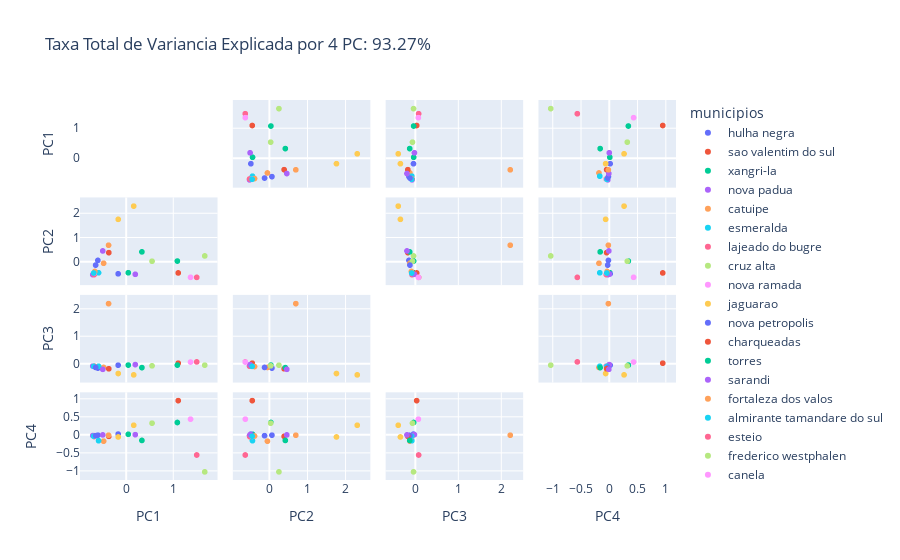

Notebook code cell kept with this figure:
### Code cell
total_var = pca.explained_variance_ratio_.sum() * 100

fig = px.scatter_matrix(
    df_pca,
    title=f'Taxa Total de Variancia Explicada por 4 PC: {total_var:.2f}%',
    dimensions=df_pca.columns,
    color=df_pca.index,
)
fig.update_traces(diagonal_visible=False)
fig.show()

""" Foi utilizado a biblioteca Plotly para a visualização dos dados. Documentação do gráfico PCA: https://plotly.com/python/pca-visualization/"""

### Figure 1 — Plotly figure (JSON) as saved in the notebook; plotly's stock layout.template omitted (floating-point values rounded to 4 significant figures)
{"data": [{"diagonal": {"visible": false}, "dimensions": [{"axis": {"matches": true}, "label": "PC1", "values": [-0.6016]}, {"axis": {"matches": true}, "label": "PC2", "values": [0.07544]}, {"axis": {"matches": true}, "label": "PC3", "values": [-0.1458]}, {"axis": {"matches": true}, "label": "PC4", "values": [-0.006247]}], "hovertemplate": "municipios=hulha negra<br>%{xaxis.title.text}=%{x}<br>%{yaxis.title.text}=%{y}<extra></extra>", "legendgroup": "hulha negra", "marker": {"color": "#636efa", "symbol": "circle"}, "name": "hulha negra", "showlegend": true, "type": "splom"}, {"diagonal": {"visible": false}, "dimensions": [{"axis": {"matches": true}, "label": "PC1", "values": [-0.6823]}, {"axis": {"matches": true}, "label": "PC2", "values": [-0.5123]}, {"axis": {"matches": true}, "label": "PC3", "values": [-0.07223]}, {"axis": {"matches": true}, "label": "PC4", "values": [-0.0197]}], "hovertemplate": "municipios=sao valentim do sul<br>%{xaxis.title.text}=%{x}<br>%{yaxis.title.text}=%{y}<extra></extra>", "legendgroup": "sao valentim do sul", "marker": {"color": "#EF553B", "symbol": "circle"}, "name": "sao valentim do sul", "showlegend": true, "type": "splom"}, {"diagonal": {"visible": false}, "dimensions": [{"axis": {"matches": true}, "label": "PC1", "values": [0.0444]}, {"axis": {"matches": true}, "label": "PC2", "values": [-0.4341]}, {"axis": {"matches": true}, "label": "PC3", "values": [-0.03556]}, {"axis": {"matches": true}, "label": "PC4", "values": [0.01799]}], "hovertemplate": "municipios=xangri-la<br>%{xaxis.title.text}=%{x}<br>%{yaxis.title.text}=%{y}<extra></extra>", "legendgroup": "xangri-la", "marker": {"color": "#00cc96", "symbol": "circle"}, "name": "xangri-la", "showlegend": true, "type": "splom"}, {"diagonal": {"visible": false}, "dimensions": [{"axis": {"matches": true}, "label": "PC1", "values": [-0.7104]}, {"axis": {"matches": true}, "label": "PC2", "values": [-0.5124]}, {"axis": {"matches": true}, "label": "PC3", "values": [-0.07366]}, {"axis": {"matches": true}, "label": "PC4", "values": [-0.01782]}], "hovertemplate": "municipios=nova padua<br>%{xaxis.title.text}=%{x}<br>%{yaxis.title.text}=%{y}<extra></extra>", "legendgroup": "nova padua", "marker": {"color": "#ab63fa", "symbol": "circle"}, "name": "nova padua", "showlegend": true, "type": "splom"}, {"diagonal": {"visible": false}, "dimensions": [{"axis": {"matches": true}, "label": "PC1", "values": [-0.4794]}, {"axis": {"matches": true}, "label": "PC2", "values": [-0.04258]}, {"axis": {"matches": true}, "label": "PC3", "values": [-0.1229]}, {"axis": {"matches": true}, "label": "PC4", "values": [-0.1738]}], "hovertemplate": "municipios=catuipe<br>%{xaxis.title.text}=%{x}<br>%{yaxis.title.text}=%{y}<extra></extra>", "legendgroup": "catuipe", "marker": {"color": "#FFA15A", "symbol": "circle"}, "name": "catuipe", "showlegend": true, "type": "splom"}, {"diagonal": {"visible": false}, "dimensions": [{"axis": {"matches": true}, "label": "PC1", "values": [-0.5868]}, {"axis": {"matches": true}, "label": "PC2", "values": [-0.4362]}, {"axis": {"matches": true}, "label": "PC3", "values": [-0.07795]}, {"axis": {"matches": true}, "label": "PC4", "values": [-0.1597]}], "hovertemplate": "municipios=esmeralda<br>%{xaxis.title.text}=%{x}<br>%{yaxis.title.text}=%{y}<extra></extra>", "legendgroup": "esmeralda", "marker": {"color": "#19d3f3", "symbol": "circle"}, "name": "esmeralda", "showlegend": true, "type": "splom"}, {"diagonal": {"visible": false}, "dimensions": [{"axis": {"matches": true}, "label": "PC1", "values": [-0.6814]}, {"axis": {"matches": true}, "label": "PC2", "values": [-0.5094]}, {"axis": {"matches": true}, "label": "PC3", "values": [-0.0732]}, {"axis": {"matches": true}, "label": "PC4", "values": [-0.04561]}], "hovertemplate": "municipios=lajeado do bugre<br>%{xaxis.title.text}=%{x}<br>%{yaxis.title.text}=%{y}<extra></extra>", "legendgroup": "lajeado do bugre", "marker": {"color": "#FF6692", "symbol": "circle"}, "name": "lajeado do bugre", "showlegend": true, "type": "splom"}, {"diagonal": {"visible": false}, "dimensions": [{"axis": {"matches": true}, "label": "PC1", "values": [1.669]}, {"axis": {"matches": true}, "label": "PC2", "values": [0.2595]}, {"axis": {"matches": true}, "label": "PC3", "values": [-0.03873]}, {"axis": {"matches": true}, "label": "PC4", "values": [-1.027]}], "hovertemplate": "municipios=cruz alta<br>%{xaxis.title.text}=%{x}<br>%{yaxis.title.text}=%{y}<extra></extra>", "legendgroup": "cruz alta", "marker": {"color": "#B6E880", "symbol": "circle"}, "name": "cruz alta", "showlegend": true, "type": "splom"}, {"diagonal": {"visible": false}, "dimensions": [{"axis": {"matches": true}, "label": "PC1", "values": [-0.6808]}, {"axis": {"matches": true}, "label": "PC2", "values": [-0.444]}, {"axis": {"matches": true}, "label": "PC3", "values": [-0.08191]}, {"axis": {"matches": true}, "label": "PC4", "values": [-0.03993]}], "hovertemplate": "municipios=nova ramada<br>%{xaxis.title.text}=%{x}<br>%{yaxis.title.text}=%{y}<extra></extra>", "legendgroup": "nova ramada", "marker": {"color": "#FF97FF", "symbol": "circle"}, "name": "nova ramada", "showlegend": true, "type": "splom"}, {"diagonal": {"visible": false}, "dimensions": [{"axis": {"matches": true}, "label": "PC1", "values": [0.1598]}, {"axis": {"matches": true}, "label": "PC2", "values": [2.316]}, {"axis": {"matches": true}, "label": "PC3", "values": [-0.3941]}, {"axis": {"matches": true}, "label": "PC4", "values": [0.2698]}], "hovertemplate": "municipios=jaguarao<br>%{xaxis.title.text}=%{x}<br>%{yaxis.title.text}=%{y}<extra></extra>", "legendgroup": "jaguarao", "marker": {"color": "#FECB52", "symbol": "circle"}, "name": "jaguarao", "showlegend": true, "type": "splom"}, {"diagonal": {"visible": false}, "dimensions": [{"axis": {"matches": true}, "label": "PC1", "values": [-0.1705]}, {"axis": {"matches": true}, "label": "PC2", "values": [-0.4777]}, {"axis": {"matches": true}, "label": "PC3", "values": [-0.03931]}, {"axis": {"matches": true}, "label": "PC4", "values": [0.02381]}], "hovertemplate": "municipios=nova petropolis<br>%{xaxis.title.text}=%{x}<br>%{yaxis.title.text}=%{y}<extra></extra>", "legendgroup": "nova petropolis", "marker": {"color": "#636efa", "symbol": "circle"}, "name": "nova petropolis", "showlegend": true, "type": "splom"}, {"diagonal": {"visible": false}, "dimensions": [{"axis": {"matches": true}, "label": "PC1", "values": [1.106]}, {"axis": {"matches": true}, "label": "PC2", "values": [-0.4419]}, {"axis": {"matches": true}, "label": "PC3", "values": [0.03415]}, {"axis": {"matches": true}, "label": "PC4", "values": [0.9543]}], "hovertemplate": "municipios=charqueadas<br>%{xaxis.title.text}=%{x}<br>%{yaxis.title.text}=%{y}<extra></extra>", "legendgroup": "charqueadas", "marker": {"color": "#EF553B", "symbol": "circle"}, "name": "charqueadas", "showlegend": true, "type": "splom"}, {"diagonal": {"visible": false}, "dimensions": [{"axis": {"matches": true}, "label": "PC1", "values": [1.088]}, {"axis": {"matches": true}, "label": "PC2", "values": [0.04869]}, {"axis": {"matches": true}, "label": "PC3", "values": [-0.0363]}, {"axis": {"matches": true}, "label": "PC4", "values": [0.3463]}], "hovertemplate": "municipios=torres<br>%{xaxis.title.text}=%{x}<br>%{yaxis.title.text}=%{y}<extra></extra>", "legendgroup": "torres", "marker": {"color": "#00cc96", "symbol": "circle"}, "name": "torres", "showlegend": true, "type": "splom"}, {"diagonal": {"visible": false}, "dimensions": [{"axis": {"matches": true}, "label": "PC1", "values": [0.1932]}, {"axis": {"matches": true}, "label": "PC2", "values": [-0.4988]}, {"axis": {"matches": true}, "label": "PC3", "values": [-0.01777]}, {"axis": {"matches": true}, "label": "PC4", "values": [0.008377]}], "hovertemplate": "municipios=sarandi<br>%{xaxis.title.text}=%{x}<br>%{yaxis.title.text}=%{y}<extra></extra>", "legendgroup": "sarandi", "marker": {"color": "#ab63fa", "symbol": "circle"}, "name": "sarandi", "showlegend": true, "type": "splom"}, {"diagonal": {"visible": false}, "dimensions": [{"axis": {"matches": true}, "label": "PC1", "values": [-0.6664]}, {"axis": {"matches": true}, "label": "PC2", "values": [-0.3819]}, {"axis": {"matches": true}, "label": "PC3", "values": [-0.0884]}, {"axis": {"matches": true}, "label": "PC4", "values": [-0.03049]}], "hovertemplate": "municipios=fortaleza dos valos<br>%{xaxis.title.text}=%{x}<br>%{yaxis.title.text}=%{y}<extra></extra>", "legendgroup": "fortaleza dos valos", "marker": {"color": "#FFA15A", "symbol": "circle"}, "name": "fortaleza dos valos", "showlegend": true, "type": "splom"}, {"diagonal": {"visible": false}, "dimensions": [{"axis": {"matches": true}, "label": "PC1", "values": [-0.6907]}, {"axis": {"matches": true}, "label": "PC2", "values": [-0.4448]}, {"axis": {"matches": true}, "label": "PC3", "values": [-0.08231]}, {"axis": {"matches": true}, "label": "PC4", "values": [-0.03452]}], "hovertemplate": "municipios=almirante tamandare do sul<br>%{xaxis.title.text}=%{x}<br>%{yaxis.title.text}=%{y}<extra></extra>", "legendgroup": "almirante tamandare do sul", "marker": {"color": "#19d3f3", "symbol": "circle"}, "name": "almirante tamandare do sul", "showlegend": true, "type": "splom"}, {"diagonal": {"visible": false}, "dimensions": [{"axis": {"matches": true}, "label": "PC1", "values": [1.499]}, {"axis": {"matches": true}, "label": "PC2", "values": [-0.6256]}, {"axis": {"matches": true}, "label": "PC3", "values": [0.08001]}, {"axis": {"matches": true}, "label": "PC4", "values": [-0.5572]}], "hovertemplate": "municipios=esteio<br>%{xaxis.title.text}=%{x}<br>%{yaxis.title.text}=%{y}<extra></extra>", "legendgroup": "esteio", "marker": {"color": "#FF6692", "symbol": "circle"}, "name": "esteio", "showlegend": true, "type": "splom"}, {"diagonal": {"visible": false}, "dimensions": [{"axis": {"matches": true}, "label": "PC1", "values": [0.5493]}, {"axis": {"matches": true}, "label": "PC2", "values": [0.04203]}, {"axis": {"matches": true}, "label": "PC3", "values": [-0.06334]}, {"axis": {"matches": true}, "label": "PC4", "values": [0.327]}], "hovertemplate": "municipios=frederico westphalen<br>%{xaxis.title.text}=%{x}<br>%{yaxis.title.text}=%{y}<extra></extra>", "legendgroup": "frederico westphalen", "marker": {"color": "#B6E880", "symbol": "circle"}, "name": "frederico westphalen", "showlegend": true, "type": "splom"}, {"diagonal": {"visible": false}, "dimensions": [{"axis": {"matches": true}, "label": "PC1", "values": [1.367]}, {"axis": {"matches": true}, "label": "PC2", "values": [-0.624]}, {"axis": {"matches": true}, "label": "PC3", "values": [0.07422]}, {"axis": {"matches": true}, "label": "PC4", "values": [0.4387]}], "hovertemplate": "municipios=canela<br>%{xaxis.title.text}=%{x}<br>%{yaxis.title.text}=%{y}<extra></extra>", "legendgroup": "canela", "marker": {"color": "#FF97FF", "symbol": "circle"}, "name": "canela", "showlegend": true, "type": "splom"}, {"diagonal": {"visible": false}, "dimensions": [{"axis": {"matches": true}, "label": "PC1", "values": [-0.1696]}, {"axis": {"matches": true}, "label": "PC2", "values": [1.77]}, {"axis": {"matches": true}, "label": "PC3", "values": [-0.3437]}, {"axis": {"matches": true}, "label": "PC4", "values": [-0.05617]}], "hovertemplate": "municipios=piratini<br>%{xaxis.title.text}=%{x}<br>%{yaxis.title.text}=%{y}<extra></extra>", "legendgroup": "piratini", "marker": {"color": "#FECB52", "symbol": "circle"}, "name": "piratini", "showlegend": true, "type": "splom"}, {"diagonal": {"visible": false}, "dimensions": [{"axis": {"matches": true}, "label": "PC1", "values": [-0.6492]}, {"axis": {"matches": true}, "label": "PC2", "values": [-0.119]}, {"axis": {"matches": true}, "label": "PC3", "values": [-0.1222]}, {"axis": {"matches": true}, "label": "PC4", "values": [-0.01968]}], "hovertemplate": "municipios=vale verde<br>%{xaxis.title.text}=%{x}<br>%{yaxis.title.text}=%{y}<extra></extra>", "legendgroup": "vale verde", "marker": {"color": "#636efa", "symbol": "circle"}, "name": "vale verde", "showlegend": true, "type": "splom"}, {"diagonal": {"visible": false}, "dimensions": [{"axis": {"matches": true}, "label": "PC1", "values": [-0.3689]}, {"axis": {"matches": true}, "label": "PC2", "values": [0.3957]}, {"axis": {"matches": true}, "label": "PC3", "values": [-0.1713]}, {"axis": {"matches": true}, "label": "PC4", "values": [-0.03871]}], "hovertemplate": "municipios=restinga seca<br>%{xaxis.title.text}=%{x}<br>%{yaxis.title.text}=%{y}<extra></extra>", "legendgroup": "restinga seca", "marker": {"color": "#EF553B", "symbol": "circle"}, "name": "restinga seca", "showlegend": true, "type": "splom"}, {"diagonal": {"visible": false}, "dimensions": [{"axis": {"matches": true}, "label": "PC1", "values": [0.3343]}, {"axis": {"matches": true}, "label": "PC2", "values": [0.4275]}, {"axis": {"matches": true}, "label": "PC3", "values": [-0.1282]}, {"axis": {"matches": true}, "label": "PC4", "values": [-0.1528]}], "hovertemplate": "municipios=santo antonio da patrulha<br>%{xaxis.title.text}=%{x}<br>%{yaxis.title.text}=%{y}<extra></extra>", "legendgroup": "santo antonio da patrulha", "marker": {"color": "#00cc96", "symbol": "circle"}, "name": "santo antonio da patrulha", "showlegend": true, "type": "splom"}, {"diagonal": {"visible": false}, "dimensions": [{"axis": {"matches": true}, "label": "PC1", "values": [-0.4982]}, {"axis": {"matches": true}, "label": "PC2", "values": [0.466]}, {"axis": {"matches": true}, "label": "PC3", "values": [-0.1916]}, {"axis": {"matches": true}, "label": "PC4", "values": [0.0006223]}], "hovertemplate": "municipios=passo do sobrado<br>%{xaxis.title.text}=%{x}<br>%{yaxis.title.text}=%{y}<extra></extra>", "legendgroup": "passo do sobrado", "marker": {"color": "#ab63fa", "symbol": "circle"}, "name": "passo do sobrado", "showlegend": true, "type": "splom"}, {"diagonal": {"visible": false}, "dimensions": [{"axis": {"matches": true}, "label": "PC1", "values": [-0.3742]}, {"axis": {"matches": true}, "label": "PC2", "values": [0.7028]}, {"axis": {"matches": true}, "label": "PC3", "values": [2.212]}, {"axis": {"matches": true}, "label": "PC4", "values": [-0.007425]}], "hovertemplate": "municipios=sao sepe<br>%{xaxis.title.text}=%{x}<br>%{yaxis.title.text}=%{y}<extra></extra>", "legendgroup": "sao sepe", "marker": {"color": "#FFA15A", "symbol": "circle"}, "name": "sao sepe", "showlegend": true, "type": "splom"}], "layout": {"dragmode": "select", "legend": {"title": {"text": "municipios"}, "tracegroupgap": 0}, "title": {"text": "Taxa Total de Variancia Explicada por 4 PC: 93.27%"}}}
